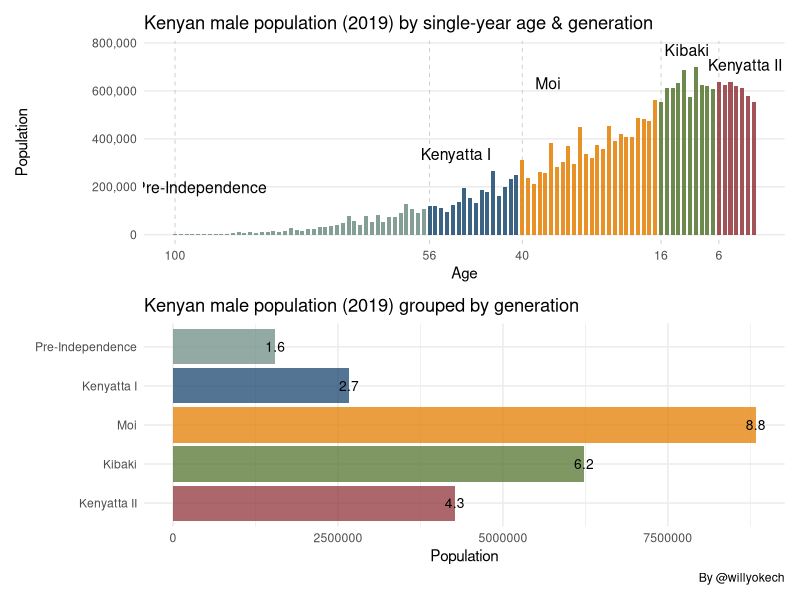
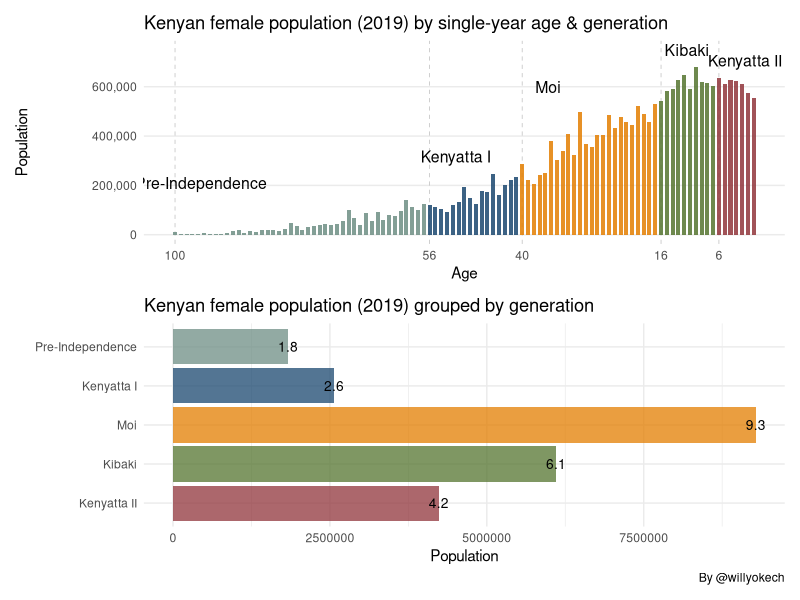
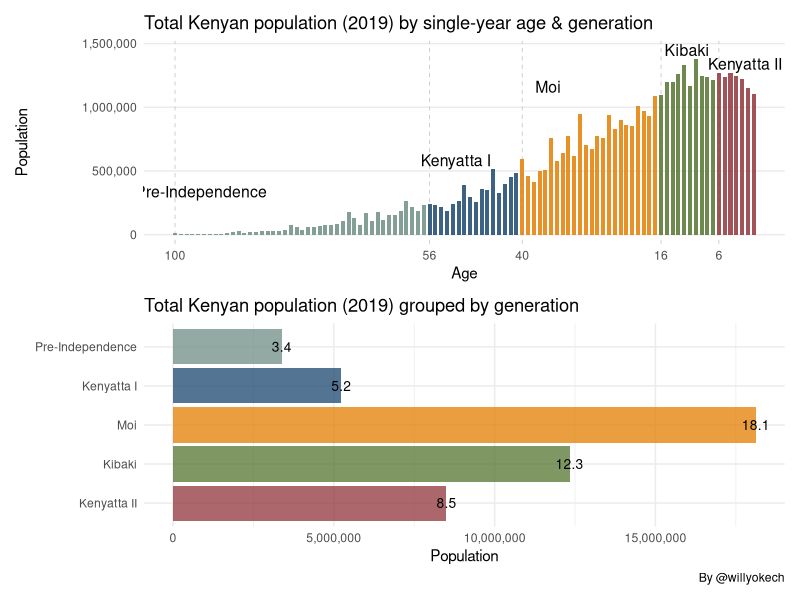
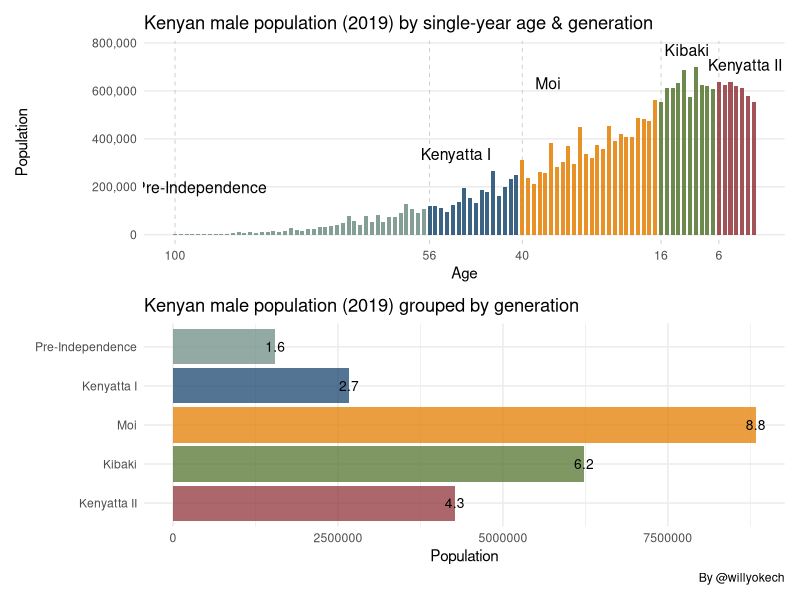
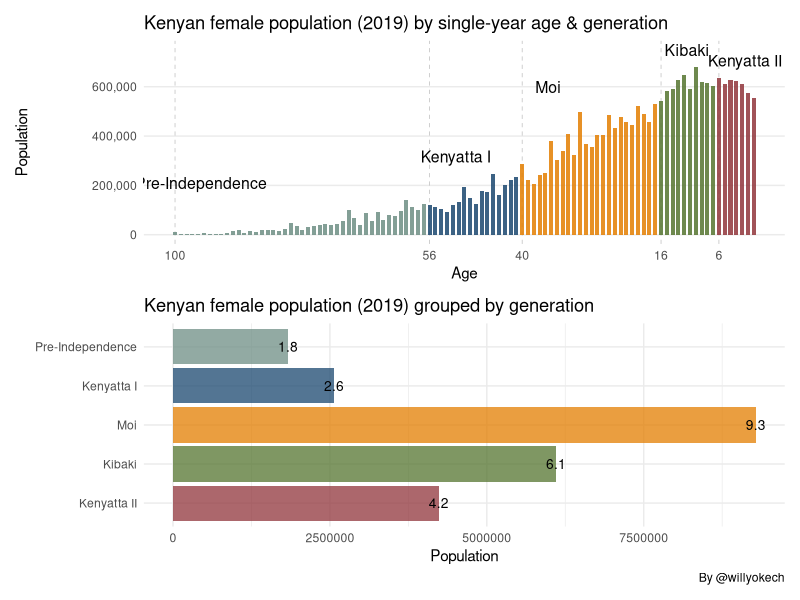
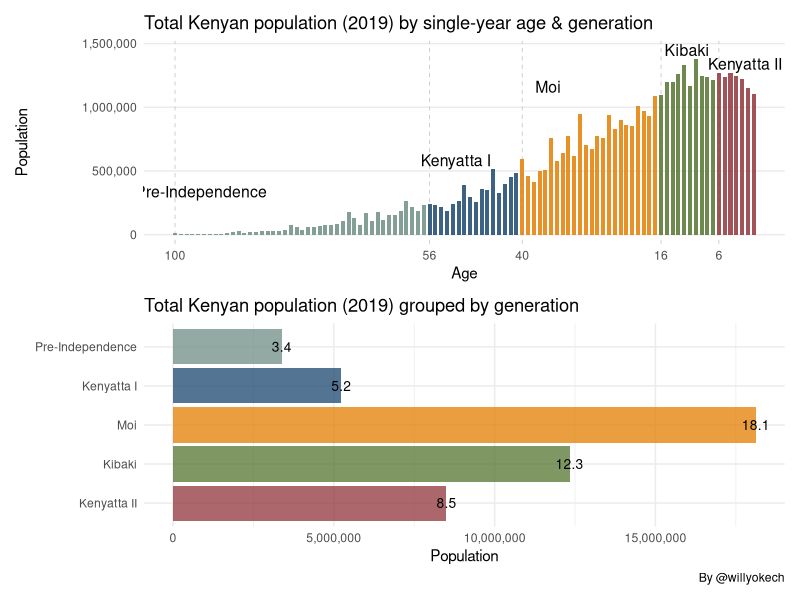

The R script that drew these images, in order:
# Kenyan Generations - William Okech

### MAKE SURE THE CORRECT DATA TYPE IS IN USE, INT, NUM, CHAR.....###

# Load libraries

# install.packages("readr")
# install.packages("patchwork")
# install.packages("ggthemes")
library(readr)
library(ggplot2)
library(tidyverse)
library(patchwork)
library(ggthemes)
library(scales)

# Load data
kenyan_pop_2019 <- read_csv("data/knbs_pop_generation_2019.csv")
head(kenyan_pop_2019)

#############################################################

# To create the groupings (if necessary)
# gen <- c('Kenyatta II', 'Kibaki', 'Moi', 'Kenyatta I', 'Pre-Independence')
# gen

# range <- c('> 2012', '2003-2012', '1979-2002', '1963-1978', '< 1963')
# range

# gen_desc <- data.frame(rank = 5:1,
#                        gen = gen,
#                        range = range,
#                        stringsAsFactors = FALSE) %>%
# arrange(rank)

#############################################################

# Select the 3 different data types and add necessary columns

# Male

kenyan_pop_2019_male <- kenyan_pop_2019 %>% select(Age, Male)
kenyan_pop_2019_male$type <- 'male'
kenyan_pop_2019_male$ref_year <- '2019'
k_pop_male <- kenyan_pop_2019_male %>% 
  rename(
    age = Age,
    population = Male,
    type = type
  )

k_pop_male$age <- as.integer(k_pop_male$age)
k_pop_male$population <- as.integer(k_pop_male$population)
k_pop_male$ref_year <- as.integer(k_pop_male$ref_year)
k_pop_male$birth_year <- k_pop_male$ref_year - k_pop_male$age

k_pop_male_gen <- k_pop_male %>%
  mutate (gen = case_when (
    birth_year < 1963 ~ 'Pre-Independence',
    birth_year < 1979 & birth_year >= 1963 ~ 'Kenyatta I',
    birth_year < 2003 & birth_year >= 1979 ~ 'Moi',
    birth_year <= 2012 & birth_year >= 2003 ~ 'Kibaki',
    birth_year > 2012 ~ 'Kenyatta II'),
    rank = case_when (
      birth_year < 1963 ~ '1',
      birth_year < 1979 & birth_year >= 1963 ~ '2',
      birth_year < 2003 & birth_year >= 1979 ~ '3',
      birth_year <= 2012 & birth_year >= 2003 ~ '4',
      birth_year > 2012 ~ '5'))

k_pop_male_gen$rank <- as.integer(k_pop_male_gen$rank)

# Female

kenyan_pop_2019_female <- kenyan_pop_2019 %>% select(Age, Female)
kenyan_pop_2019_female$type <- 'female'
kenyan_pop_2019_female$ref_year <- '2019'
k_pop_female <- kenyan_pop_2019_female %>% 
  rename(
    age = Age,
    population = Female,
    type = type
  )

k_pop_female$age <- as.integer(k_pop_female$age)
k_pop_female$population <- as.integer(k_pop_female$population)
k_pop_female$ref_year <- as.integer(k_pop_female$ref_year)
k_pop_female$birth_year <- k_pop_female$ref_year - k_pop_female$age

k_pop_female_gen <- k_pop_female %>%
  mutate (gen = case_when (
    birth_year < 1963 ~ 'Pre-Independence',
    birth_year < 1979 & birth_year >= 1963 ~ 'Kenyatta I',
    birth_year < 2003 & birth_year >= 1979 ~ 'Moi',
    birth_year <= 2012 & birth_year >= 2003 ~ 'Kibaki',
    birth_year > 2012 ~ 'Kenyatta II'),
    rank = case_when (
      birth_year < 1963 ~ '1',
      birth_year < 1979 & birth_year >= 1963 ~ '2',
      birth_year < 2003 & birth_year >= 1979 ~ '3',
      birth_year <= 2012 & birth_year >= 2003 ~ '4',
      birth_year > 2012 ~ '5'))

k_pop_female_gen$rank <- as.integer(k_pop_female_gen$rank)

# Total 

kenyan_pop_2019_total <- kenyan_pop_2019 %>% select(Age, Total)
kenyan_pop_2019_total$type <- 'total'
kenyan_pop_2019_total$ref_year <- '2019' # reference year = 2019

k_pop_total <- kenyan_pop_2019_total %>% 
  rename(
    age = Age,
    population = Total,
    type = type
  )

k_pop_total$age <- as.integer(k_pop_total$age)
k_pop_total$population <- as.integer(k_pop_total$population)
k_pop_total$ref_year <- as.integer(k_pop_total$ref_year)
k_pop_total$birth_year <- k_pop_total$ref_year - k_pop_total$age

k_pop_total_gen <- k_pop_total %>%
  mutate (gen = case_when (
    birth_year < 1963 ~ 'Pre-Independence',
    birth_year < 1979 & birth_year >= 1963 ~ 'Kenyatta I',
    birth_year < 2003 & birth_year >= 1979 ~ 'Moi',
    birth_year <= 2012 & birth_year >= 2003 ~ 'Kibaki',
    birth_year > 2012 ~ 'Kenyatta II'),
    rank = case_when (
      birth_year < 1963 ~ '1',
      birth_year < 1979 & birth_year >= 1963 ~ '2',
      birth_year < 2003 & birth_year >= 1979 ~ '3',
      birth_year <= 2012 & birth_year >= 2003 ~ '4',
      birth_year > 2012 ~ '5'))

k_pop_total_gen$rank <- as.integer(k_pop_total_gen$rank)

# Plot the graphs

# Population by generation
# Male

p1 <- k_pop_male_gen %>%
  group_by(gen, rank) %>%
  summarize(population = sum(population)) %>%
  mutate(lab = round(population/1000000, 1)) %>%
  arrange(rank, gen) %>%
  ggplot(aes(x = reorder(gen, -rank),
             y = population, 
             fill = gen)) +
  geom_col(show.legend = FALSE, 
           alpha = 0.75)  +
  geom_text(aes(label = lab), 
            size = 3.5)+
  theme(axis.text.x=element_blank(),
        axis.ticks.x=element_blank())+
  xlab('') + ylab('Population') +
  coord_flip()+
  ggthemes::scale_fill_stata() +
  theme_minimal() +
  labs(title = 'Kenyan male population (2019) grouped by generation',
       caption = 'By @willyokech')

# Female

p2 <- k_pop_female_gen %>%
  group_by(gen, rank) %>%
  summarize(population = sum(population)) %>%
  mutate(lab = round(population/1000000, 1)) %>%
  arrange(rank, gen) %>%
  ggplot(aes(x = reorder(gen, -rank),
             y = population, 
             fill = gen)) +
  geom_col(show.legend = FALSE, 
           alpha = 0.75)  +
  geom_text(aes(label = lab), 
            size = 3.5)+
  theme(axis.text.x=element_blank(),
        axis.ticks.x=element_blank())+
  xlab('') + ylab('Population') +
  coord_flip()+
  ggthemes::scale_fill_stata() +
  theme_minimal() +
  labs(title = 'Kenyan female population (2019) grouped by generation',
       caption = 'By @willyokech')

# Total

p3 <- k_pop_total_gen %>%
  group_by(gen, rank) %>%
  summarize(population = sum(population)) %>%
  mutate(lab = round(population/1000000, 1)) %>%
  arrange(rank, gen) %>%
  ggplot(aes(x = reorder(gen, -rank),
             y = population, 
             fill = gen)) +
  geom_col(show.legend = FALSE, 
           alpha = 0.75)  +
  geom_text(aes(label = lab), 
            size = 3.5)+
  theme(axis.text.x=element_blank(),
        axis.ticks.x=element_blank())+
  xlab('') + ylab('Population') +
  coord_flip()+
  ggthemes::scale_fill_stata() +
  scale_y_continuous(labels = comma) +
  theme_minimal() +
  labs(title = 'Total Kenyan population (2019) grouped by generation',
       caption = 'By @willyokech')

# Population by single year of age & generation

# Male
gg1 <- k_pop_male_gen %>% 
  group_by(birth_year, age, gen) %>%
  summarize(tot = sum(population)) %>%
  group_by(gen) %>%
  mutate(tot = max(tot)) %>% #For labels below.
  filter(birth_year %in% c('1919', '1963', '1979', '2003', '2013'))
View(gg1)

# Female
gg2 <- k_pop_female_gen %>% 
  group_by(birth_year, age, gen) %>%
  summarize(tot = sum(population)) %>%
  group_by(gen) %>%
  mutate(tot = max(tot)) %>% #For labels below.
  filter(birth_year %in% c('1919', '1963', '1979', '2003', '2013'))
View(gg2)

# Total
gg3 <- k_pop_total_gen %>% 
  group_by(birth_year, age, gen) %>%
  summarize(tot = sum(population)) %>%
  group_by(gen) %>%
  mutate(tot = max(tot)) %>% #For labels below.
  filter(birth_year %in% c('1919', '1963', '1979', '2003', '2013'))
View(gg3)

# Male

p4 <- k_pop_male_gen %>%
  ggplot(aes(x = age, 
             y = population, 
             fill = gen)) +
  geom_vline(xintercept = gg1$age,
             linetype =2, 
             color = 'gray', 
             size = .25) +
  geom_col(show.legend = FALSE, 
           alpha = 0.85,
           width = .7)   +
  annotate(geom="text", 
           x = gg1$age - 4.5, 
           y = gg1$tot + 70000, 
           label = gg1$gen,
           size = 4) +
  xlab('Age')+ 
  ylab('Population') +
  theme_minimal() +
  theme(legend.position="bottom",
        legend.title = element_blank(),
        panel.grid.major.x=element_blank(),
        panel.grid.minor.x=element_blank(),
        panel.grid.minor.y=element_blank()) +
  ggthemes::scale_fill_stata()+
  scale_x_reverse(breaks = rev(gg1$age)) +
  scale_y_continuous(labels = comma) +
  labs(title = 'Kenyan male population (2019) by single-year age & generation')


# Female

p5 <- k_pop_female_gen %>%
  ggplot(aes(x = age, 
             y = population, 
             fill = gen)) +
  geom_vline(xintercept = gg2$age,
             linetype =2, 
             color = 'gray', 
             size = .25) +
  geom_col(show.legend = FALSE, 
           alpha = 0.85,
           width = .7)   +
  annotate(geom="text", 
           x = gg2$age - 4.5, 
           y = gg2$tot + 70000, 
           label = gg2$gen,
           size = 4) +
  xlab('Age')+ 
  ylab('Population') +
  theme_minimal() +
  theme(legend.position="bottom",
        legend.title = element_blank(),
        panel.grid.major.x=element_blank(),
        panel.grid.minor.x=element_blank(),
        panel.grid.minor.y=element_blank()) +
  ggthemes::scale_fill_stata()+
  scale_x_reverse(breaks = rev(gg2$age)) +
  scale_y_continuous(labels = comma) +
  labs(title = 'Kenyan female population (2019) by single-year age & generation')


# Total

p6 <- k_pop_total_gen %>%
  ggplot(aes(x = age, 
             y = population, 
             fill = gen)) +
  geom_vline(xintercept = gg3$age,
             linetype =2, 
             color = 'gray', 
             size = .25) +
  geom_col(show.legend = FALSE, 
           alpha = 0.85,
           width = .7)   +
  annotate(geom="text", 
           x = gg3$age - 4.5, 
           y = gg3$tot + 70000, 
           label = gg3$gen,
           size = 4) +
  xlab('Age')+ 
  ylab('Population') +
  theme_minimal() +
  theme(legend.position="bottom",
        legend.title = element_blank(),
        panel.grid.major.x=element_blank(),
        panel.grid.minor.x=element_blank(),
        panel.grid.minor.y=element_blank()) +
  ggthemes::scale_fill_stata()+
  scale_x_reverse(breaks = rev(gg3$age)) +
  scale_y_continuous(labels = comma) +
  labs(title = 'Total Kenyan population (2019) by single-year age & generation')

# Male
p4 / p1

ggsave("images/knbs_pop_generation_2019/knbs_pop_generation_2019_1.png", width = 10, height = 7.5)

# Female
p5 / p2

ggsave("images/knbs_pop_generation_2019/knbs_pop_generation_2019_2.png", width = 10, height = 7.5)

# Total
p6 / p3

ggsave("images/knbs_pop_generation_2019/knbs_pop_generation_2019_3.png", width = 10, height = 7.5)

